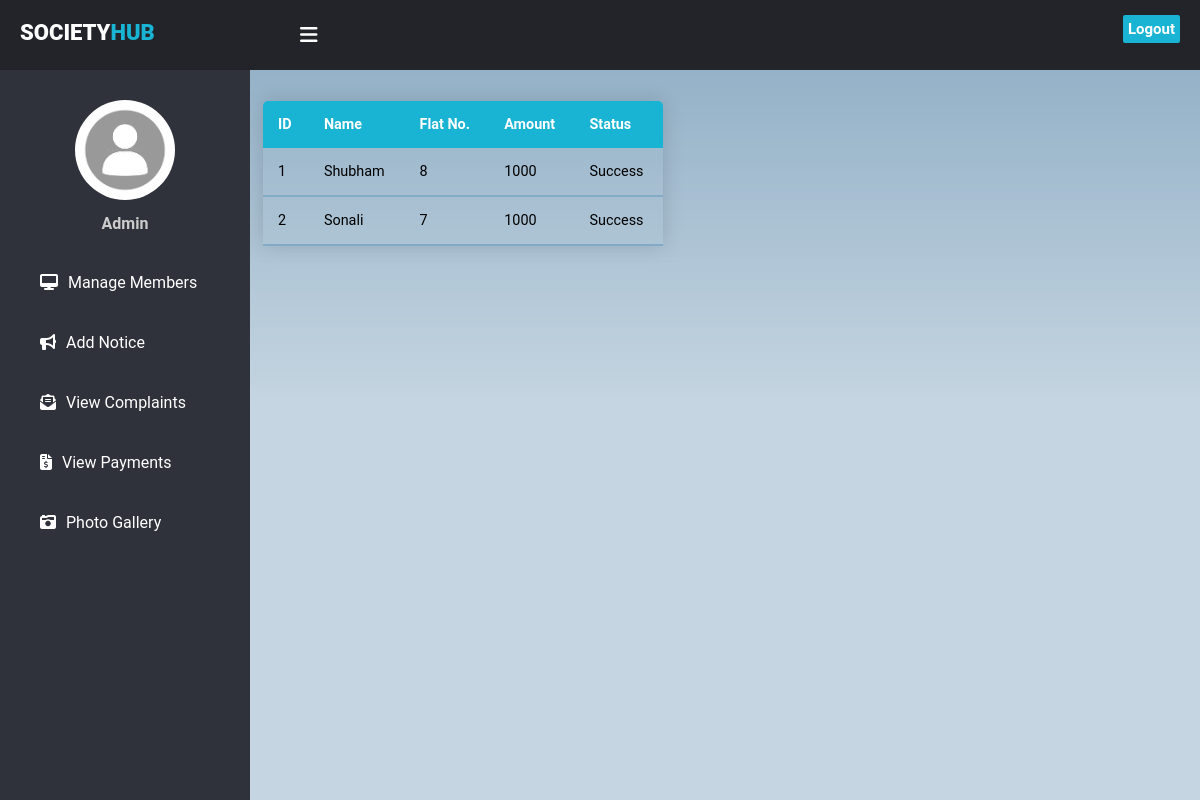
/viewpayment.php, run on the app's committed database.
### tables this page shows
CREATE TABLE IF NOT EXISTS `payrecords` (
  `ID` int NOT NULL AUTO_INCREMENT,
  `Name` varchar(100) NOT NULL,
  `Flatno` int NOT NULL,
  `Amount` int NOT NULL,
  `Status` varchar(100) NOT NULL,
  PRIMARY KEY (`ID`)
);

### viewpayment.php (the view, shortened to what this page needs)
<!DOCTYPE html>
<html lang="en">
<head>
    <link rel="stylesheet" href="dashstyle.css">
</head>
<body>
    <header>
      <label for="check">
        <i class="fas fa-bars" id="sidebar_btn"></i>
      </label>
      <div class="left_area">
        <h3>Society<span>HUB</span></h3>
      </div>
      <div class="right_area">
        <a href="logout.php" class="logout_btn">Logout</a>
      </div>
    </header>
    <div class="sidebar">
      <center>
        <img src="Images/download.png" class="profile_image" alt="">
        <h4> Admin </h4>
      </center>
      <a href="managemem.php"><i class="fas fa-desktop"></i><span>Manage Members</span></a>
      <a href="addnotice.php"><i class="fas fa-bullhorn"></i><span>Add Notice</span></a>
      <a href="viewcomplaints.php" class="active"><i class="fas fa-envelope-open-text"></i><span>View Complaints</span></a>
      <a href="viewpayment.php" ><i class="fas fa-file-invoice-dollar"></i><span>View Payments</span></a>
      <a href="photo.php"><i class="fas fa-camera-retro"></i><span>Photo Gallery</span></a>
    </div>
    <div class="content"><br><br><br><br>
    <?php
    $connection = mysqli_connect("localhost","root","");
    $query = "Select * from payrecords";
    $query_run = mysqli_query($connection,$query);
    ?>
    <table class="content-table">
  <thead>
    <tr>
      <th>ID</th>
      <th>Name</th>
      <th>Flat No.</th>
      <th>Amount</th>
      <th>Status</th>
    </tr>
  </thead>
  <?php
    if($query_run)
    {
      while($row = mysqli_fetch_array($query_run))
      {
        ?>
    <tbody>
    <tr>
      <td><?php echo $row['ID']; ?> </td>
      <td><?php echo $row['Name']; ?> </td>
      <td><?php echo $row['Flatno']; ?> </td>
      <td><?php echo $row['Amount']; ?> </td>
      <td><?php echo $row['Status']; ?> </td>
    </tr>
    </tbody>
        <?php
      }
    }
    else
    {
      echo "No Record found";
    }
    ?>
    </table>
    </div>
</body>
</html>

### dashstyle.css (style rules this page uses)
body { margin: 0; padding: 0; font-family: "Roboto", sans-serif; }
header { position:fixed; background: #22242A; padding: 20px; width: 100%; height: 30px; }
.left_area h3 { color: #fff; margin: 0; text-transform: uppercase; font-size: 22px; font-weight: 900; }
.left_area span { color: #19B3D3; }
.logout_btn { padding: 5px; background: #19B3D3; text-decoration: none; float: right; margin-top: -30px; margin-right: 40px; border-radius: 2px; font-size: 15px; font-weight: 600; color: #fff; transition: 0.5s; transition-property: background; }
.sidebar { background: #2f323a; margin-top: 70px; padding-top: 30px; position: fixed; left: 0; width: 250px; height: 100%; transition: 0.5s; transition-property: left; }
.sidebar .profile_image { width: 100px; height: 100px; border-radius: 100px; margin-bottom: 10px; }
.sidebar h4 { color: #ccc; margin-top: 0; margin-bottom: 20px; }
.sidebar a { color: #fff; display: block; width: 100%; line-height: 60px; text-decoration: none; padding-left: 40px; box-sizing: border-box; }
.sidebar i { padding-right: 10px; }
label #sidebar_btn { z-index: 1; color: #fff; position: fixed; cursor: pointer; left: 300px; font-size: 20px; margin: 5px 0; transition: 0.5s; transition-property: color; }
.content { margin-left: 250px; overflow: auto; background: url(Images/background.png) no-repeat; background-position: center; background-size: cover; height: 100vh; transition: 0.5s; }

### viewpayment.php (style rules this page uses)
.content-table { border-collapse: collapse; margin: 25px 19px; margin-left: 13px; font-size: 0.9em; min-width: 400px; border-radius: 5px 5px 0 0; overflow: hidden; box-shadow: 0 0 20px rgba(0, 0, 0, 0.15); }
.content-table thead tr { background-color: #19B3D3; color: #ffffff; text-align: left; font-weight: 900; }
.content-table th, .content-table td { padding: 15px 15px; }
.content-table tbody tr { border-bottom: 1px solid #dddddd; }
.content-table tbody tr:last-of-type { border-bottom: 2px solid #82abc7; }

### data on the page
payrecords: ID "1", Name "Shubham", Flatno "8", Amount "1000", Status "Success"
payrecords: ID "2", Name "Sonali", Flatno "7", Amount "1000", Status "Success"
